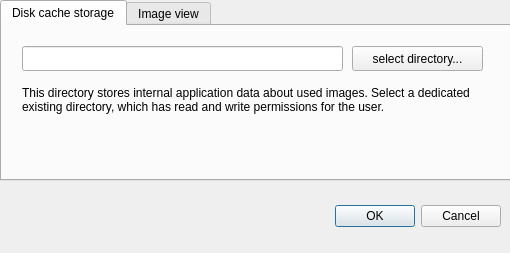
<?xml version="1.0" encoding="UTF-8"?>
<ui version="4.0">
 <class>Dialog_AppSettings</class>
 <widget class="QDialog" name="Dialog_AppSettings">
  <property name="windowModality">
   <enum>Qt::ApplicationModal</enum>
  </property>
  <property name="geometry">
   <rect>
    <x>0</x>
    <y>0</y>
    <width>510</width>
    <height>253</height>
   </rect>
  </property>
  <property name="sizePolicy">
   <sizepolicy hsizetype="Fixed" vsizetype="Fixed">
    <horstretch>0</horstretch>
    <verstretch>0</verstretch>
   </sizepolicy>
  </property>
  <property name="minimumSize">
   <size>
    <width>510</width>
    <height>253</height>
   </size>
  </property>
  <property name="maximumSize">
   <size>
    <width>510</width>
    <height>253</height>
   </size>
  </property>
  <property name="windowTitle">
   <string>Preferences</string>
  </property>
  <property name="modal">
   <bool>true</bool>
  </property>
  <widget class="QDialogButtonBox" name="buttonBox">
   <property name="geometry">
    <rect>
     <x>10</x>
     <y>200</y>
     <width>491</width>
     <height>32</height>
    </rect>
   </property>
   <property name="orientation">
    <enum>Qt::Horizontal</enum>
   </property>
   <property name="standardButtons">
    <set>QDialogButtonBox::Cancel|QDialogButtonBox::Ok</set>
   </property>
  </widget>
  <widget class="QTabWidget" name="tabWidget">
   <property name="geometry">
    <rect>
     <x>0</x>
     <y>0</y>
     <width>511</width>
     <height>181</height>
    </rect>
   </property>
   <property name="currentIndex">
    <number>0</number>
   </property>
   <widget class="QWidget" name="tab_diskcacheStorageRootPath">
    <attribute name="title">
     <string>Disk cache storage</string>
    </attribute>
    <widget class="QLineEdit" name="lineEdit_cacheStorageRootPath">
     <property name="geometry">
      <rect>
       <x>20</x>
       <y>20</y>
       <width>321</width>
       <height>25</height>
      </rect>
     </property>
    </widget>
    <widget class="QPushButton" name="pushButton_cacheStorageRootPath_selectDirectory">
     <property name="geometry">
      <rect>
       <x>350</x>
       <y>20</y>
       <width>131</width>
       <height>25</height>
      </rect>
     </property>
     <property name="text">
      <string>select directory...</string>
     </property>
    </widget>
    <widget class="QLabel" name="label_cacheStorageRootPath_comment">
     <property name="geometry">
      <rect>
       <x>20</x>
       <y>60</y>
       <width>461</width>
       <height>81</height>
      </rect>
     </property>
     <property name="text">
      <string>This directory stores internal application data about used images. Select a dedicated existing directory, which has read and write permissions for the user.</string>
     </property>
     <property name="alignment">
      <set>Qt::AlignLeading|Qt::AlignLeft|Qt::AlignTop</set>
     </property>
     <property name="wordWrap">
      <bool>true</bool>
     </property>
    </widget>
   </widget>
   <widget class="QWidget" name="tab_imageView">
    <attribute name="title">
     <string>Image view</string>
    </attribute>
    <widget class="QLabel" name="label_ImageView_RAMcomment">
     <property name="geometry">
      <rect>
       <x>20</x>
       <y>60</y>
       <width>481</width>
       <height>81</height>
      </rect>
     </property>
     <property name="text">
      <string>This value defines the RAM amount used to view one of the input images. The default value is 512.</string>
     </property>
     <property name="alignment">
      <set>Qt::AlignLeading|Qt::AlignLeft|Qt::AlignTop</set>
     </property>
     <property name="wordWrap">
      <bool>true</bool>
     </property>
    </widget>
    <widget class="QLabel" name="label_unitMB">
     <property name="geometry">
      <rect>
       <x>300</x>
       <y>20</y>
       <width>81</width>
       <height>21</height>
      </rect>
     </property>
     <property name="text">
      <string>MegaBytes</string>
     </property>
     <property name="alignment">
      <set>Qt::AlignLeading|Qt::AlignLeft|Qt::AlignTop</set>
     </property>
     <property name="wordWrap">
      <bool>true</bool>
     </property>
    </widget>
    <widget class="QLabel" name="label_ImageView_RAM">
     <property name="geometry">
      <rect>
       <x>20</x>
       <y>20</y>
       <width>191</width>
       <height>21</height>
      </rect>
     </property>
     <property name="text">
      <string>RAM for one input image:</string>
     </property>
     <property name="alignment">
      <set>Qt::AlignLeading|Qt::AlignLeft|Qt::AlignTop</set>
     </property>
     <property name="wordWrap">
      <bool>true</bool>
     </property>
    </widget>
    <widget class="SpinBox_withoutTextEdit" name="widget_spinBoxWithoutTextEdit_imageView_RAMAmount" native="true">
     <property name="geometry">
      <rect>
       <x>210</x>
       <y>17</y>
       <width>81</width>
       <height>26</height>
      </rect>
     </property>
    </widget>
   </widget>
  </widget>
 </widget>
 <customwidgets>
  <customwidget>
   <class>SpinBox_withoutTextEdit</class>
   <extends>QWidget</extends>
   <header>spinbox_withoutTextEdit.h</header>
   <container>1</container>
  </customwidget>
 </customwidgets>
 <resources/>
 <connections>
  <connection>
   <sender>buttonBox</sender>
   <signal>accepted()</signal>
   <receiver>Dialog_AppSettings</receiver>
   <slot>accept()</slot>
   <hints>
    <hint type="sourcelabel">
     <x>248</x>
     <y>254</y>
    </hint>
    <hint type="destinationlabel">
     <x>157</x>
     <y>274</y>
    </hint>
   </hints>
  </connection>
  <connection>
   <sender>buttonBox</sender>
   <signal>rejected()</signal>
   <receiver>Dialog_AppSettings</receiver>
   <slot>reject()</slot>
   <hints>
    <hint type="sourcelabel">
     <x>316</x>
     <y>260</y>
    </hint>
    <hint type="destinationlabel">
     <x>286</x>
     <y>274</y>
    </hint>
   </hints>
  </connection>
 </connections>
</ui>
